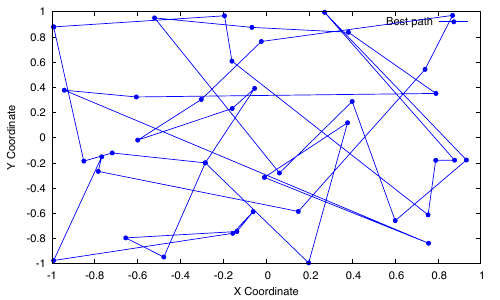

Recreate this plot in gnuplot.
set xlabel "X Coordinate"
set ylabel "Y Coordinate"
set datafile separator ","
set terminal pdfcairo
set output "bestpath.pdf"
plot "best_path.csv" using 1:2 with linespoints pointtype 7 pointsize 0.5 linecolor rgb "blue" title "Best path"
